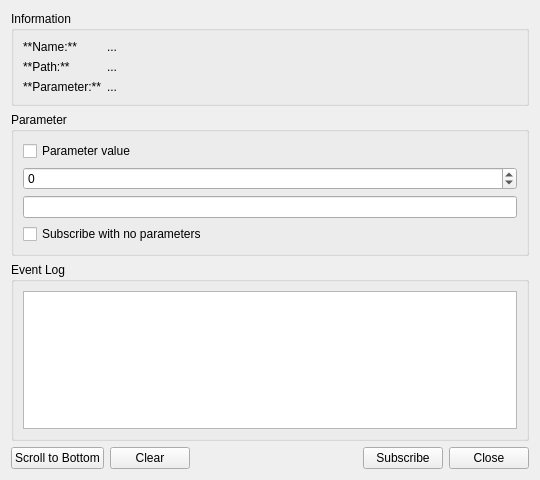
<?xml version="1.0" encoding="UTF-8"?>
<ui version="4.0">
 <class>event_viewer_monitor</class>
 <widget class="QWidget" name="event_viewer_monitor">
  <property name="geometry">
   <rect>
    <x>0</x>
    <y>0</y>
    <width>540</width>
    <height>480</height>
   </rect>
  </property>
  <property name="windowTitle">
   <string>Event Monitor</string>
  </property>
  <layout class="QVBoxLayout" name="verticalLayout">
   <item>
    <widget class="QGroupBox" name="groupBox">
     <property name="title">
      <string>Information</string>
     </property>
     <layout class="QFormLayout" name="formLayout">
      <item row="0" column="0">
       <widget class="QLabel" name="label">
        <property name="text">
         <string>**Name:**</string>
        </property>
        <property name="textFormat">
         <enum>Qt::TextFormat::MarkdownText</enum>
        </property>
        <property name="alignment">
         <set>Qt::AlignmentFlag::AlignLeading|Qt::AlignmentFlag::AlignLeft|Qt::AlignmentFlag::AlignTop</set>
        </property>
       </widget>
      </item>
      <item row="1" column="0">
       <widget class="QLabel" name="label_2">
        <property name="text">
         <string>**Path:**</string>
        </property>
        <property name="textFormat">
         <enum>Qt::TextFormat::MarkdownText</enum>
        </property>
        <property name="alignment">
         <set>Qt::AlignmentFlag::AlignLeading|Qt::AlignmentFlag::AlignLeft|Qt::AlignmentFlag::AlignTop</set>
        </property>
       </widget>
      </item>
      <item row="2" column="0">
       <widget class="QLabel" name="label_3">
        <property name="text">
         <string>**Parameter:**</string>
        </property>
        <property name="textFormat">
         <enum>Qt::TextFormat::MarkdownText</enum>
        </property>
        <property name="alignment">
         <set>Qt::AlignmentFlag::AlignLeading|Qt::AlignmentFlag::AlignLeft|Qt::AlignmentFlag::AlignTop</set>
        </property>
       </widget>
      </item>
      <item row="0" column="1">
       <widget class="QLabel" name="label_name">
        <property name="sizePolicy">
         <sizepolicy hsizetype="Expanding" vsizetype="Preferred">
          <horstretch>0</horstretch>
          <verstretch>0</verstretch>
         </sizepolicy>
        </property>
        <property name="text">
         <string>...</string>
        </property>
        <property name="alignment">
         <set>Qt::AlignmentFlag::AlignLeading|Qt::AlignmentFlag::AlignLeft|Qt::AlignmentFlag::AlignTop</set>
        </property>
        <property name="wordWrap">
         <bool>true</bool>
        </property>
       </widget>
      </item>
      <item row="1" column="1">
       <widget class="QLabel" name="label_path">
        <property name="sizePolicy">
         <sizepolicy hsizetype="Expanding" vsizetype="Preferred">
          <horstretch>0</horstretch>
          <verstretch>0</verstretch>
         </sizepolicy>
        </property>
        <property name="text">
         <string>...</string>
        </property>
        <property name="alignment">
         <set>Qt::AlignmentFlag::AlignLeading|Qt::AlignmentFlag::AlignLeft|Qt::AlignmentFlag::AlignTop</set>
        </property>
        <property name="wordWrap">
         <bool>true</bool>
        </property>
       </widget>
      </item>
      <item row="2" column="1">
       <widget class="QLabel" name="label_param">
        <property name="sizePolicy">
         <sizepolicy hsizetype="Expanding" vsizetype="Preferred">
          <horstretch>0</horstretch>
          <verstretch>0</verstretch>
         </sizepolicy>
        </property>
        <property name="text">
         <string>...</string>
        </property>
        <property name="alignment">
         <set>Qt::AlignmentFlag::AlignLeading|Qt::AlignmentFlag::AlignLeft|Qt::AlignmentFlag::AlignTop</set>
        </property>
        <property name="wordWrap">
         <bool>true</bool>
        </property>
       </widget>
      </item>
     </layout>
    </widget>
   </item>
   <item>
    <widget class="QGroupBox" name="param_group">
     <property name="title">
      <string>Parameter</string>
     </property>
     <layout class="QVBoxLayout" name="verticalLayout_3">
      <item>
       <widget class="QCheckBox" name="param_bool">
        <property name="text">
         <string>Parameter value</string>
        </property>
       </widget>
      </item>
      <item>
       <widget class="QSpinBox" name="param_int">
        <property name="minimum">
         <number>-2147483647</number>
        </property>
        <property name="maximum">
         <number>2147483647</number>
        </property>
       </widget>
      </item>
      <item>
       <widget class="QLineEdit" name="param_string"/>
      </item>
      <item>
       <widget class="QCheckBox" name="param_omit">
        <property name="text">
         <string>Subscribe with no parameters</string>
        </property>
       </widget>
      </item>
     </layout>
    </widget>
   </item>
   <item>
    <widget class="QGroupBox" name="groupBox_3">
     <property name="title">
      <string>Event Log</string>
     </property>
     <layout class="QVBoxLayout" name="verticalLayout_2">
      <item>
       <widget class="QTextEdit" name="event_log">
        <property name="undoRedoEnabled">
         <bool>false</bool>
        </property>
        <property name="readOnly">
         <bool>true</bool>
        </property>
       </widget>
      </item>
     </layout>
    </widget>
   </item>
   <item>
    <layout class="QHBoxLayout" name="horizontalLayout">
     <item>
      <widget class="QPushButton" name="button_scroll">
       <property name="text">
        <string>Scroll to Bottom</string>
       </property>
      </widget>
     </item>
     <item>
      <widget class="QPushButton" name="button_clear">
       <property name="text">
        <string>Clear</string>
       </property>
      </widget>
     </item>
     <item>
      <spacer name="horizontalSpacer">
       <property name="orientation">
        <enum>Qt::Orientation::Horizontal</enum>
       </property>
       <property name="sizeHint" stdset="0">
        <size>
         <width>40</width>
         <height>20</height>
        </size>
       </property>
      </spacer>
     </item>
     <item>
      <widget class="QPushButton" name="button_sub">
       <property name="text">
        <string>Subscribe</string>
       </property>
      </widget>
     </item>
     <item>
      <widget class="QPushButton" name="button_close">
       <property name="text">
        <string>Close</string>
       </property>
      </widget>
     </item>
    </layout>
   </item>
  </layout>
 </widget>
 <resources/>
 <connections>
  <connection>
   <sender>button_clear</sender>
   <signal>clicked()</signal>
   <receiver>event_log</receiver>
   <slot>clear()</slot>
   <hints>
    <hint type="sourcelabel">
     <x>317</x>
     <y>456</y>
    </hint>
    <hint type="destinationlabel">
     <x>269</x>
     <y>344</y>
    </hint>
   </hints>
  </connection>
  <connection>
   <sender>button_close</sender>
   <signal>clicked()</signal>
   <receiver>event_viewer_monitor</receiver>
   <slot>close()</slot>
   <hints>
    <hint type="sourcelabel">
     <x>489</x>
     <y>456</y>
    </hint>
    <hint type="destinationlabel">
     <x>269</x>
     <y>239</y>
    </hint>
   </hints>
  </connection>
 </connections>
</ui>
